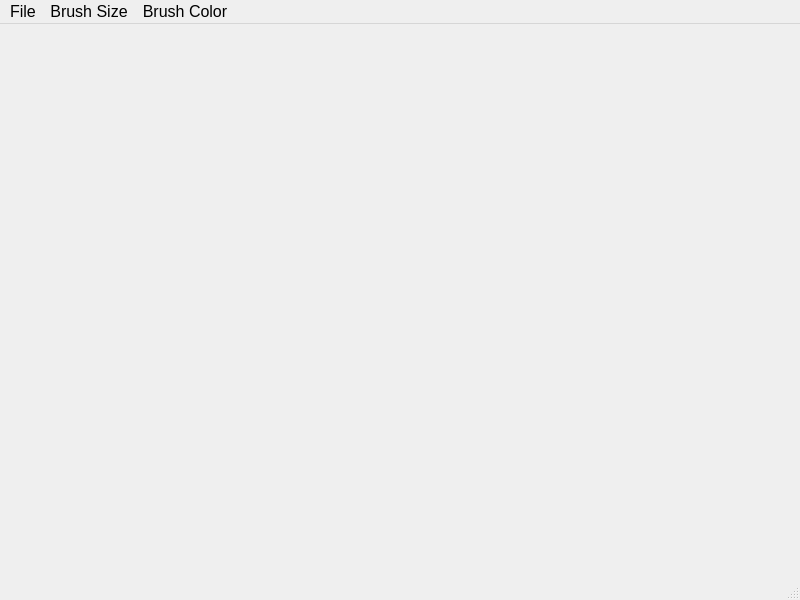
<?xml version="1.0" encoding="UTF-8"?>
<ui version="4.0">
 <class>MainWindow</class>
 <widget class="QMainWindow" name="MainWindow">
  <property name="geometry">
   <rect>
    <x>0</x>
    <y>0</y>
    <width>800</width>
    <height>600</height>
   </rect>
  </property>
  <property name="windowTitle">
   <string>MainWindow</string>
  </property>
  <property name="windowIcon">
   <iconset resource="res.qrc">
    <normaloff>:/images/icon.jpg</normaloff>:/images/icon.jpg</iconset>
  </property>
  <widget class="QWidget" name="centralwidget"/>
  <widget class="QMenuBar" name="menubar">
   <property name="geometry">
    <rect>
     <x>0</x>
     <y>0</y>
     <width>800</width>
     <height>32</height>
    </rect>
   </property>
   <property name="font">
    <font>
     <pointsize>12</pointsize>
    </font>
   </property>
   <property name="tabletTracking">
    <bool>false</bool>
   </property>
   <widget class="QMenu" name="menuFile">
    <property name="font">
     <font>
      <pointsize>12</pointsize>
     </font>
    </property>
    <property name="title">
     <string>File</string>
    </property>
    <addaction name="actionSave"/>
    <addaction name="actionClear"/>
    <addaction name="actionExit"/>
   </widget>
   <widget class="QMenu" name="menuBrush_Size">
    <property name="font">
     <font>
      <pointsize>12</pointsize>
     </font>
    </property>
    <property name="title">
     <string>Brush Size</string>
    </property>
    <addaction name="action3_px"/>
    <addaction name="action5_px"/>
    <addaction name="action7_px"/>
    <addaction name="action9_px"/>
   </widget>
   <widget class="QMenu" name="menuBrush_Color">
    <property name="font">
     <font>
      <pointsize>12</pointsize>
     </font>
    </property>
    <property name="title">
     <string>Brush Color</string>
    </property>
    <addaction name="actionBlack"/>
    <addaction name="actionWhite"/>
    <addaction name="actionRed"/>
    <addaction name="actionGreen"/>
    <addaction name="actionBlue"/>
   </widget>
   <addaction name="menuFile"/>
   <addaction name="menuBrush_Size"/>
   <addaction name="menuBrush_Color"/>
  </widget>
  <widget class="QStatusBar" name="statusbar"/>
  <action name="actionSave">
   <property name="icon">
    <iconset resource="res.qrc">
     <normaloff>:/images/save.png</normaloff>:/images/save.png</iconset>
   </property>
   <property name="text">
    <string>Save</string>
   </property>
   <property name="shortcut">
    <string>Ctrl+S</string>
   </property>
  </action>
  <action name="actionClear">
   <property name="icon">
    <iconset resource="res.qrc">
     <normaloff>:/images/clear.png</normaloff>:/images/clear.png</iconset>
   </property>
   <property name="text">
    <string>Clear</string>
   </property>
  </action>
  <action name="action3_px">
   <property name="icon">
    <iconset resource="res.qrc">
     <normaloff>:/images/3x.png</normaloff>:/images/3x.png</iconset>
   </property>
   <property name="text">
    <string>3 px</string>
   </property>
   <property name="shortcut">
    <string>Ctrl+3</string>
   </property>
  </action>
  <action name="action5_px">
   <property name="icon">
    <iconset resource="res.qrc">
     <normaloff>:/images/5x.png</normaloff>:/images/5x.png</iconset>
   </property>
   <property name="text">
    <string>5 px</string>
   </property>
   <property name="shortcut">
    <string>Ctrl+5</string>
   </property>
  </action>
  <action name="action7_px">
   <property name="icon">
    <iconset resource="res.qrc">
     <normaloff>:/images/7x.png</normaloff>:/images/7x.png</iconset>
   </property>
   <property name="text">
    <string>7 px</string>
   </property>
   <property name="shortcut">
    <string>Ctrl+7</string>
   </property>
  </action>
  <action name="action9_px">
   <property name="icon">
    <iconset resource="res.qrc">
     <normaloff>:/images/9x.jpg</normaloff>:/images/9x.jpg</iconset>
   </property>
   <property name="text">
    <string>9 px</string>
   </property>
   <property name="shortcut">
    <string>Ctrl+9</string>
   </property>
  </action>
  <action name="actionBlack">
   <property name="icon">
    <iconset resource="res.qrc">
     <normaloff>:/images/black.png</normaloff>:/images/black.png</iconset>
   </property>
   <property name="text">
    <string>Black</string>
   </property>
  </action>
  <action name="actionWhite">
   <property name="icon">
    <iconset resource="res.qrc">
     <normaloff>:/images/white.png</normaloff>:/images/white.png</iconset>
   </property>
   <property name="text">
    <string>White</string>
   </property>
  </action>
  <action name="actionRed">
   <property name="icon">
    <iconset resource="res.qrc">
     <normaloff>:/images/red.jpg</normaloff>:/images/red.jpg</iconset>
   </property>
   <property name="text">
    <string>Red</string>
   </property>
  </action>
  <action name="actionGreen">
   <property name="icon">
    <iconset resource="res.qrc">
     <normaloff>:/images/green.jpg</normaloff>:/images/green.jpg</iconset>
   </property>
   <property name="text">
    <string>Green</string>
   </property>
  </action>
  <action name="actionBlue">
   <property name="icon">
    <iconset resource="res.qrc">
     <normaloff>:/images/blue.png</normaloff>:/images/blue.png</iconset>
   </property>
   <property name="text">
    <string>Blue</string>
   </property>
  </action>
  <action name="actionExit">
   <property name="icon">
    <iconset resource="res.qrc">
     <normaloff>:/images/exit.png</normaloff>:/images/exit.png</iconset>
   </property>
   <property name="text">
    <string>Exit</string>
   </property>
  </action>
 </widget>
 <resources>
  <include location="res.qrc"/>
 </resources>
 <connections/>
</ui>
